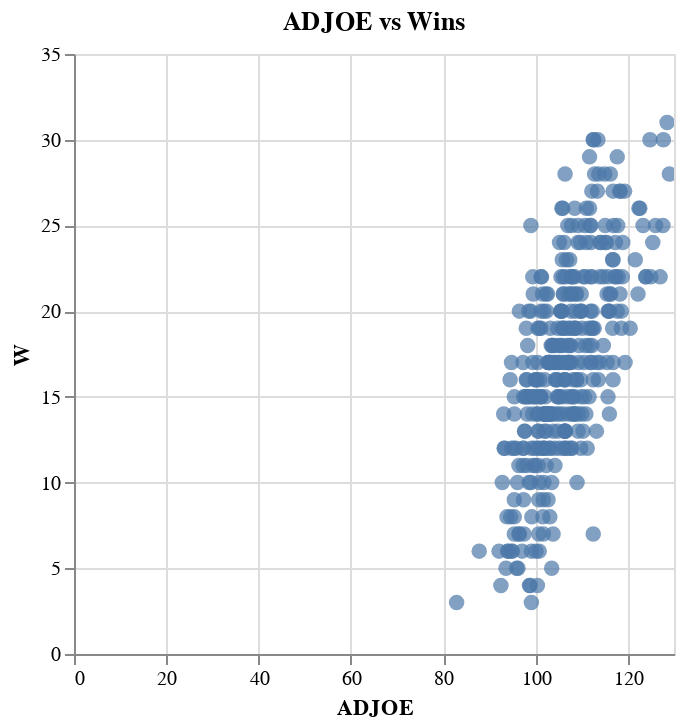

Notebook cell for this chart:
### Code cell
# Scatter: ADJOE vs W
alt.Chart(df).mark_circle(size=60).encode(
    x='ADJOE:Q',
    y='W:Q',
    tooltip=['Team','W','ADJOE','ADJDE','BARTHAG']
).properties(title='ADJOE vs Wins').interactive()

### Figure 1 — Vega-Lite specification as saved in the notebook (floating-point values rounded to 4 significant figures; data arrays with more than 128 entries replaced by an {"elided": "..."} marker saying what was removed)
{"config": {"view": {"continuousWidth": 300, "continuousHeight": 300}}, "data": {"name": "data-a162d7d32dc2053d81d3956ca4c5e312"}, "mark": {"type": "circle", "size": 60}, "encoding": {"tooltip": [{"field": "Team", "type": "nominal"}, {"field": "W", "type": "quantitative"}, {"field": "ADJOE", "type": "quantitative"}, {"field": "ADJDE", "type": "quantitative"}, {"field": "BARTHAG", "type": "quantitative"}], "x": {"field": "ADJOE", "type": "quantitative"}, "y": {"field": "W", "type": "quantitative"}}, "params": [{"name": "param_10", "select": {"type": "interval", "encodings": ["x", "y"]}, "bind": "scales"}], "title": "ADJOE vs Wins", "$schema": "https://vega.github.io/schema/vega-lite/v5.17.0.json", "datasets": {"data-a162d7d32dc2053d81d3956ca4c5e312": {"elided": "364 records"}}}
